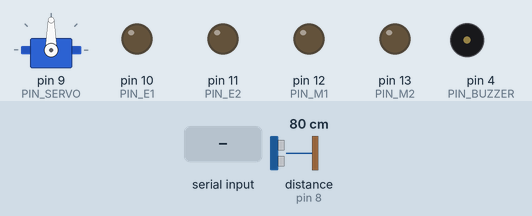
Simulated run of this sketch. Board: Arduino Mega 2560, built with avr-gcc and run on an emulated ATmega2560. Shown: servo, output pins drawn as LEDs (lit = HIGH), buzzer (waves = sounding, pin HIGH). The test bench sets the inputs (shaded band); at power-on: distance to the obstacle (sensor on pin 8) 80 cm. The echo pulse lasts 58.3 µs per cm.

Above: at 1.4 s.
1.5 s: "H" received over the second serial link
At 1.65 s:
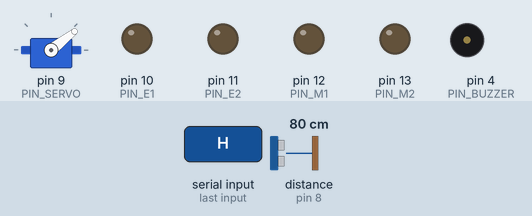
4.5 s: "E" received over the second serial link
At 6.2 s:
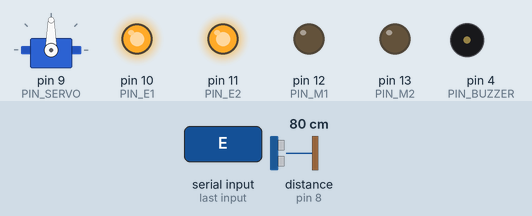
6.6 s: "F" received over the second serial link
At 7.2 s:
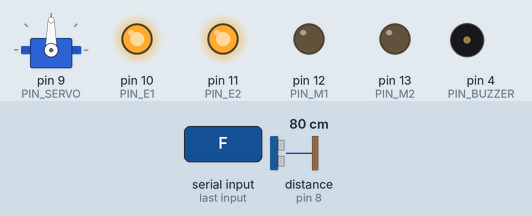
8.2 s: "H" received over the second serial link
Timing chart, 0 to 12.2 s (numbered marks = the images above; inputs shaded):
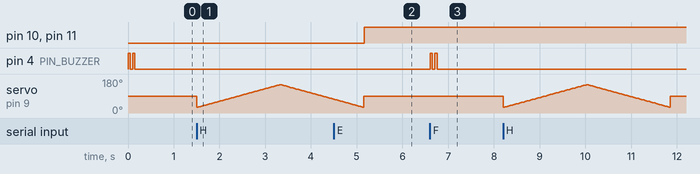

Measured:
- after the input at 4.5 s, pin 10 (PIN_E1), pin 11 (PIN_E2): LOW → HIGH after 0.66 s
- after the input at 6.6 s, pin 4 (PIN_BUZZER): alternates HIGH for 0.05 s and LOW for 0.05 s, 4 changes in all, then stays LOW, starting at once

The sketch:

T300_20191126.ino
```cpp
// Setup with 10 keys as defined in the root folder and used with kreier/remote and BitBlue on iOS

#include <NewPing.h>
#include <Servo.h>

#define PIN_BUZZER     4
#define PIN_TRIGGER    7
#define PIN_ECHO       8
#define PIN_SERVO      9
#define PIN_E1        10 // enable - with PWM
#define PIN_M1        12
#define PIN_E2        11
#define PIN_M2        13
#define MAX_DISTANCE 350
#define FORWARD        F // easier to change back for inflexible software
#define BACKWARD       B
#define LEFT           L
#define RIGHT          R
#define SELECT         M
#define START          S
#define TRIANGLE       T
#define CIRCLE         C
#define STOP           X
#define SQUARE         Q


int  spd = 0;
char BTinput = '0';
int  DistanceCm;
int  pos = 0;

NewPing sonar(PIN_TRIGGER, PIN_ECHO, MAX_DISTANCE);
Servo myservo;

void distance() {
   DistanceCm = sonar.ping_cm(); // 10 pings per second
}

void setup() {
  pinMode(PIN_TRIGGER, OUTPUT);
  pinMode(PIN_ECHO, INPUT);
  pinMode(PIN_SERVO, OUTPUT);
  pinMode(PIN_BUZZER, OUTPUT);
  pinMode(PIN_M1, OUTPUT);
  pinMode(PIN_M2, OUTPUT);
  analogWrite(PIN_E1, spd);
  analogWrite(PIN_E2, spd);
  myservo.attach(PIN_SERVO);
  myservo.write(90);

  digitalWrite(PIN_BUZZER, HIGH);
  delay(50);
  digitalWrite(PIN_BUZZER, LOW);
  delay(50);
  digitalWrite(PIN_BUZZER, HIGH);
  delay(50);
  digitalWrite(PIN_BUZZER, LOW);
  delay(50);
  Serial1.begin(9600);  // HC-10 on pin 0 and 1
}

void loop() {
  if (Serial1.available())
  {
    BTinput = Serial1.read();
    if(BTinput == 'FORWARD') { // up - forward
        digitalWrite(PIN_M1, HIGH);
        digitalWrite(PIN_M2, HIGH);
        if(spd == 0) spd = 200;
    }
    if(BTinput == 'BACKWARD') { // down - backward
        digitalWrite(PIN_M1, LOW);
        digitalWrite(PIN_M2, LOW);
        if(spd == 0) spd = 200;
    }
    if(BTinput == 'LEFT') { // left turn
        digitalWrite(PIN_M1, HIGH);
        digitalWrite(PIN_M2, LOW);
        if(spd == 0) spd = 128;
    }
    if(BTinput == 'RIGHT') { // right turn
        digitalWrite(PIN_M1, LOW);
        digitalWrite(PIN_M2, HIGH);
        if(spd == 0) spd = 128;
    }
    if(BTinput == 'H') {          // square  - A - autonomus with the servo
      for (pos = 30; pos <= 150; pos += 1) {
        myservo.write(pos);
        delay(15);
      }
      for (pos = 150; pos >= 30; pos -= 1) {
         myservo.write(pos);
         delay(15);
      }
      myservo.write(90);
    }
    if(BTinput == 'E') spd = 255; // triangle - B - FAST
    if(BTinput == 'F') {          // circle   - Y - SELECT
      // what is my mode? Beep 1 for remote 2 for autonomus and 3 for autonomus with ultrasonic beep
      digitalWrite(PIN_BUZZER, HIGH);
      delay(50);
      digitalWrite(PIN_BUZZER, LOW);
      delay(50);
      digitalWrite(PIN_BUZZER, HIGH);
      delay(50);
    }
    if(BTinput == 'STOP') spd = 0;   // cross   - X - STOP
    analogWrite(PIN_E1, spd);
    analogWrite(PIN_E2, spd);
    digitalWrite(PIN_BUZZER, HIGH);
    delay(5);
    digitalWrite(PIN_BUZZER, LOW);
  }
    distance();
}
```
